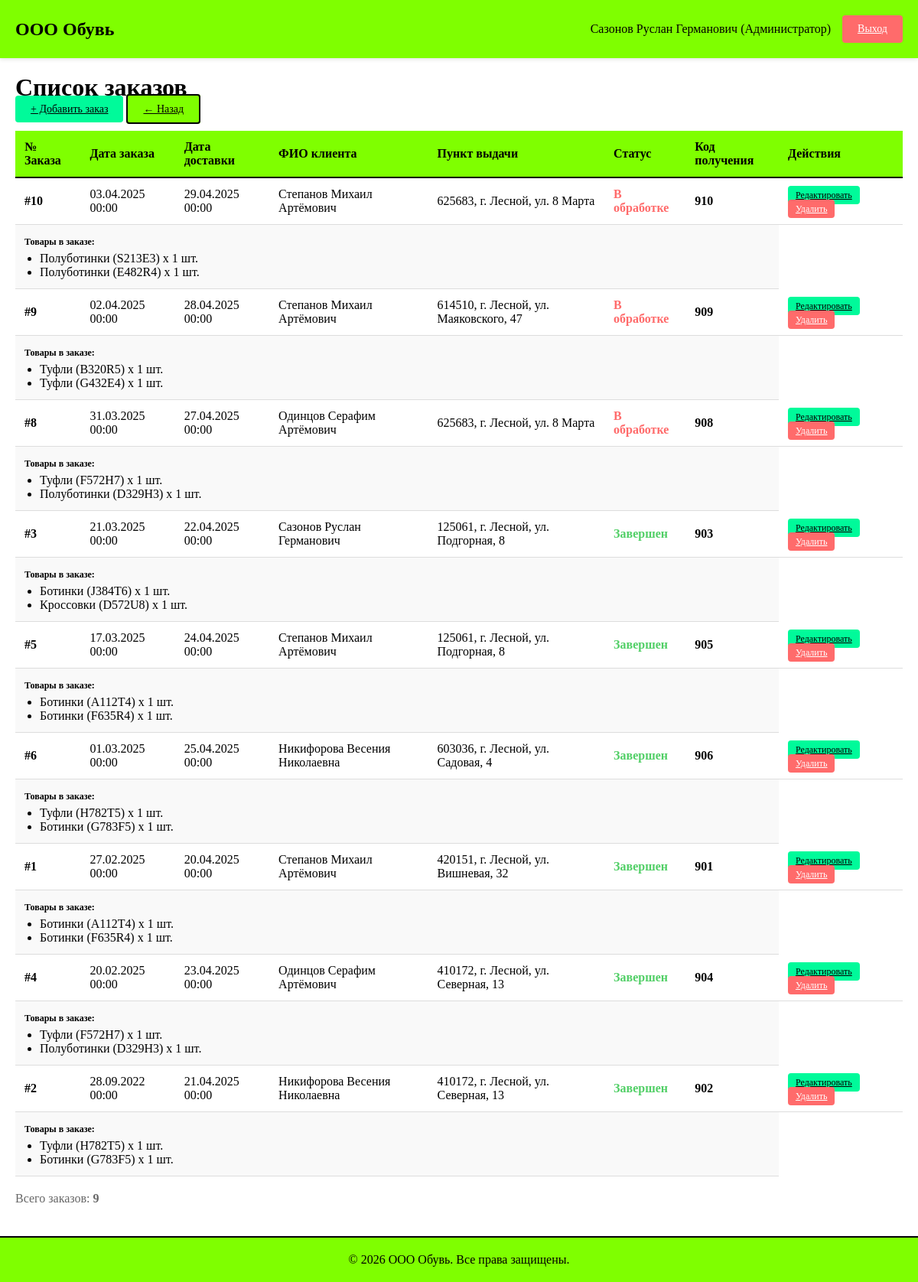
Page /orders/ (signed in) on the committed database.
### shop/models.py (models this page shows, shortened)
class UserProfile(models.Model):
    USER_ROLES = [
        ('admin', 'Администратор'),
        ('manager', 'Менеджер'),
        ('client', 'Авторизованный клиент'),
        ('guest', 'Гость'),
    ]
    user = models.OneToOneField(User, on_delete=models.CASCADE, related_name='profile')
    role = models.CharField(max_length=20, choices=USER_ROLES)
    full_name = models.CharField(max_length=200)
    class Meta:
        verbose_name_plural = "Профили пользователей"

class Order(models.Model):
    STATUS_CHOICES = [
        ('pending', 'В обработке'),
        ('completed', 'Завершен'),
        ('cancelled', 'Отменен'),
    ]
    order_number = models.IntegerField(unique=True)
    products = models.ManyToManyField(Product, through='OrderItem')
    order_date = models.DateTimeField()
    delivery_date = models.DateTimeField()
    delivery_point = models.ForeignKey(DeliveryPoint, on_delete=models.SET_NULL, null=True)
    customer_name = models.CharField(max_length=200)
    code = models.IntegerField()
    status = models.CharField(max_length=20, choices=STATUS_CHOICES, default='pending')
    class Meta:
        verbose_name_plural = "Заказы"

class DeliveryPoint(models.Model):
    address = models.CharField(max_length=500)
    class Meta:
        verbose_name_plural = "Пункты выдачи"

class OrderItem(models.Model):
    order = models.ForeignKey(Order, on_delete=models.CASCADE, related_name='items')
    product = models.ForeignKey(Product, on_delete=models.PROTECT)
    quantity = models.IntegerField(default=1, validators=[MinValueValidator(1)])
    class Meta:
        verbose_name_plural = "Товары в заказах"
        unique_together = ('order', 'product')

class Product(models.Model):
    article = models.CharField(max_length=50, unique=True, primary_key=True)
    name = models.CharField(max_length=200)
    unit = models.CharField(max_length=20, default='шт.')
    price = models.DecimalField(max_digits=10, decimal_places=2, validators=[MinValueValidator(0)])
    supplier = models.ForeignKey(Supplier, on_delete=models.PROTECT)
    manufacturer = models.ForeignKey(Manufacturer, on_delete=models.PROTECT)
    category = models.ForeignKey(Category, on_delete=models.PROTECT)
    discount = models.DecimalField(max_digits=5, decimal_places=2, default=0, validators=[MinValueValidator(0), MaxValueValidator(100)])
    quantity = models.IntegerField(default=0, validators=[MinValueValidator(0)])
    description = models.TextField(blank=True)
    photo = models.ImageField(upload_to='products/', blank=True, null=True)
    class Meta:
        verbose_name_plural = "Товары"

### shop/views.py (the view)
# urls.py: path('orders/', views.orders_list, name='orders_list'),
@login_required(login_url='shop:login')
def orders_list(request):
    try:
        profile = request.user.profile
    except UserProfile.DoesNotExist:
        return redirect('shop:login')
    if profile.role not in ['manager', 'admin']:
        messages.error(request, 'У вас нет доступа к этой странице')
        return redirect('shop:dashboard')
    orders = Order.objects.all().order_by('-order_date')
    context = {
        'orders': orders,
        'profile': profile,
    }
    return render(request, 'shop/orders_list.html', context)

### shop/templates/shop/orders_list.html (shortened to what this page needs)
{% extends 'shop/base.html' %}
{% block content %}
<h1>Список заказов</h1>
{% if user.profile.role == 'admin' %}
<div style="margin-bottom: 20px;">
    <a href="{% url 'shop:add_order' %}" class="btn btn-primary">+ Добавить заказ</a>
    <a href="{% url 'shop:dashboard' %}" class="btn btn-secondary">← Назад</a>
</div>
{% else %}
<div style="margin-bottom: 20px;">
    <a href="{% url 'shop:dashboard' %}" class="btn btn-secondary">← Назад</a>
</div>
{% endif %}
{% if orders %}
<table>
    <thead>
        <tr>
            <th>№ Заказа</th>
            <th>Дата заказа</th>
            <th>Дата доставки</th>
            <th>ФИО клиента</th>
            <th>Пункт выдачи</th>
            <th>Статус</th>
            <th>Код получения</th>
            {% if user.profile.role == 'admin' %}
            <th>Действия</th>
            {% endif %}
        </tr>
    </thead>
    <tbody>
        {% for order in orders %}
        <tr>
            <td><strong>#{{ order.order_number }}</strong></td>
            <td>{{ order.order_date|date:"d.m.Y H:i" }}</td>
            <td>{{ order.delivery_date|date:"d.m.Y H:i" }}</td>
            <td>{{ order.customer_name }}</td>
            <td>
                {% if order.delivery_point %}
                    {{ order.delivery_point.address }}
                {% else %}
                    —
                {% endif %}
            </td>
            <td>
                {% if order.status == 'pending' %}
                    <span style="color: #FF6B6B; font-weight: bold;">В обработке</span>
                {% elif order.status == 'completed' %}
                    <span style="color: #51CF66; font-weight: bold;">Завершен</span>
                {% elif order.status == 'cancelled' %}
                    <span style="color: #868E96; font-weight: bold;">Отменен</span>
                {% endif %}
            </td>
            <td><strong>{{ order.code }}</strong></td>
            {% if user.profile.role == 'admin' %}
            <td>
                <a href="{% url 'shop:edit_order' order.id %}" class="btn btn-primary" style="padding: 5px 10px; font-size: 12px;">Редактировать</a>
                <a href="{% url 'shop:delete_order' order.id %}" class="btn btn-danger" style="padding: 5px 10px; font-size: 12px;">Удалить</a>
            </td>
            {% endif %}
        </tr>
        <tr style="background-color: #f9f9f9;">
            <td colspan="7">
                <strong style="font-size: 12px;">Товары в заказе:</strong>
                <ul style="margin-left: 20px; margin-top: 5px;">
                    {% for item in order.items.all %}
                    <li>{{ item.product.name }} ({{ item.product.article }}) x {{ item.quantity }} шт.</li>
                    {% endfor %}
                </ul>
            </td>
        </tr>
        {% endfor %}
    </tbody>
</table>
<p style="margin-top: 20px; color: #666;">Всего заказов: <strong>{{ orders|length }}</strong></p>
{% else %}
<div style="text-align: center; padding: 40px; color: #999;">
    <p style="font-size: 16px;">Заказов не найдено</p>
</div>
{% endif %}
{% endblock %}

### shop/templates/shop/base.html (shortened to what this page needs)
<!DOCTYPE html>
<html lang="ru">
<head>
</head>
<body>
    <div class="header">
        <div class="header-logo">ООО Обувь</div>
        {% if user.is_authenticated %}
        <div class="header-user">
            {% if user.profile %}
            <span>{{ user.profile.full_name }} ({{ user.profile.get_role_display }})</span>
            {% endif %}
            <a href="{% url 'shop:logout' %}" class="btn btn-danger">Выход</a>
        </div>
        {% endif %}
    </div>
    <div class="container">
        {% block content %}{% endblock %}
    </div>
    <div class="footer">
        <p>&copy; 2026 ООО Обувь. Все права защищены.</p>
    </div>
</body>
</html>

### shop/templates/shop/base.html (style rules this page uses)
* { margin: 0; padding: 0; box-sizing: border-box; }
body { font-family: 'Times New Roman', serif; background-color: #FFFFFF; color: #000; }
.header { background-color: #7FFF00; padding: 20px; display: flex; justify-content: space-between; align-items: center; box-shadow: 0 2px 5px rgba(0,0,0,0.1); }
.header-logo { font-size: 24px; font-weight: bold; color: #000; }
.header-user { display: flex; gap: 15px; align-items: center; }
.btn { padding: 10px 20px; border: none; border-radius: 4px; cursor: pointer; font-family: 'Times New Roman', serif; font-size: 14px; transition: all 0.3s ease; }
.btn-primary { background-color: #00FA9A; color: #000; }
.btn-danger { background-color: #FF6B6B; color: white; }
.btn-secondary { background-color: #7FFF00; color: #000; border: 2px solid #000; }
.container { max-width: 1400px; margin: 20px auto; padding: 0 20px; }
table { width: 100%; border-collapse: collapse; margin-top: 20px; background-color: #fff; }
table th { background-color: #7FFF00; padding: 12px; text-align: left; font-weight: bold; border-bottom: 2px solid #000; }
table td { padding: 12px; border-bottom: 1px solid #ddd; }
.footer { background-color: #7FFF00; padding: 20px; text-align: center; margin-top: 40px; border-top: 2px solid #000; }

### rows in the picture
Order: order_number "10", order_date "03.04.2025 00:00", delivery_date "29.04.2025 00:00", customer_name "Степанов Михаил Артёмович", delivery_point.address "625683, г. Лесной, ул. 8 Марта", status "В обработке", code "910"
OrderItem: product.name "Полуботинки", product.article "S213E3", quantity "1"
OrderItem: product.name "Полуботинки", product.article "E482R4", quantity "1"
Order: order_number "9", order_date "02.04.2025 00:00", delivery_date "28.04.2025 00:00", customer_name "Степанов Михаил Артёмович", delivery_point.address "614510, г. Лесной, ул. Маяковского, 47", status "В обработке", code "909"
OrderItem: product.name "Туфли", product.article "B320R5", quantity "1"
OrderItem: product.name "Туфли", product.article "G432E4", quantity "1"
Order: order_number "8", order_date "31.03.2025 00:00", delivery_date "27.04.2025 00:00", customer_name "Одинцов Серафим Артёмович", delivery_point.address "625683, г. Лесной, ул. 8 Марта", status "В обработке", code "908"
OrderItem: product.name "Туфли", product.article "F572H7", quantity "1"
OrderItem: product.name "Полуботинки", product.article "D329H3", quantity "1"
Order: order_number "3", order_date "21.03.2025 00:00", delivery_date "22.04.2025 00:00", customer_name "Сазонов Руслан Германович", delivery_point.address "125061, г. Лесной, ул. Подгорная, 8", status "Завершен", code "903"
OrderItem: product.name "Ботинки", product.article "J384T6", quantity "1"
OrderItem: product.name "Кроссовки", product.article "D572U8", quantity "1"
Order: order_number "5", order_date "17.03.2025 00:00", delivery_date "24.04.2025 00:00", customer_name "Степанов Михаил Артёмович", delivery_point.address "125061, г. Лесной, ул. Подгорная, 8", status "Завершен", code "905"
OrderItem: product.name "Ботинки", product.article "А112Т4", quantity "1"
OrderItem: product.name "Ботинки", product.article "F635R4", quantity "1"
Order: order_number "6", order_date "01.03.2025 00:00", delivery_date "25.04.2025 00:00", customer_name "Никифорова Весения Николаевна", delivery_point.address "603036, г. Лесной, ул. Садовая, 4", status "Завершен", code "906"
OrderItem: product.name "Туфли", product.article "H782T5", quantity "1"
OrderItem: product.name "Ботинки", product.article "G783F5", quantity "1"
Order: order_number "1", order_date "27.02.2025 00:00", delivery_date "20.04.2025 00:00", customer_name "Степанов Михаил Артёмович", delivery_point.address "420151, г. Лесной, ул. Вишневая, 32", status "Завершен", code "901"
OrderItem: product.name "Ботинки", product.article "А112Т4", quantity "1"
OrderItem: product.name "Ботинки", product.article "F635R4", quantity "1"
Order: order_number "4", order_date "20.02.2025 00:00", delivery_date "23.04.2025 00:00", customer_name "Одинцов Серафим Артёмович", delivery_point.address "410172, г. Лесной, ул. Северная, 13", status "Завершен", code "904"
OrderItem: product.name "Туфли", product.article "F572H7", quantity "1"
OrderItem: product.name "Полуботинки", product.article "D329H3", quantity "1"
Order: order_number "2", order_date "28.09.2022 00:00", delivery_date "21.04.2025 00:00", customer_name "Никифорова Весения Николаевна", delivery_point.address "410172, г. Лесной, ул. Северная, 13", status "Завершен", code "902"
OrderItem: product.name "Туфли", product.article "H782T5", quantity "1"
OrderItem: product.name "Ботинки", product.article "G783F5", quantity "1"

### other values in the picture
{{ user.profile.full_name }} "Сазонов Руслан Германович"
{{ user.profile.get_role_display }} "Администратор"
{{ orders|length }} "9"
